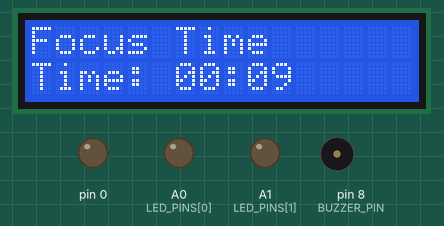
Recording of a sketch running on a simulated Arduino Uno, built with avr-gcc and run on an emulated ATmega328P. On the bench: 16×2 character LCD, output pins drawn as LEDs (lit = HIGH), buzzer (waves = sounding).

Above: at 0.1 s.
At 10.17 s:
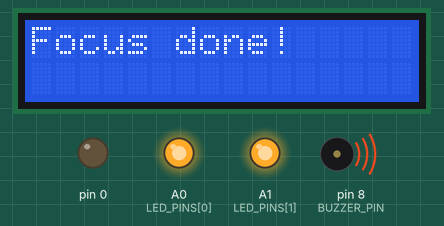
At 15.1 s:
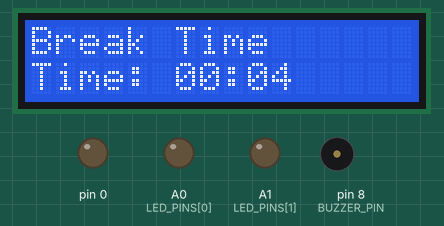
At 20.18 s:
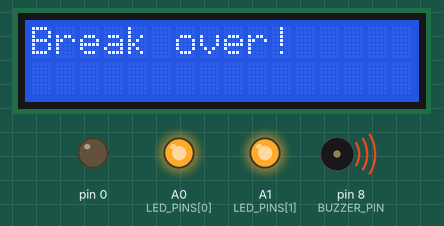
At 22.1 s:
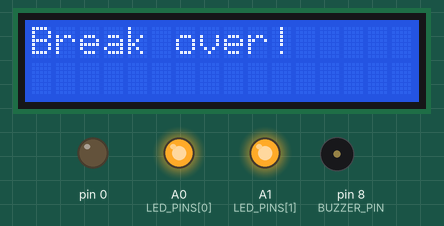
At 37.1 s:
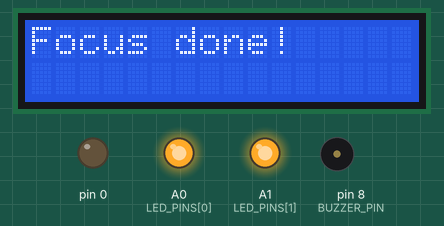
Timing chart, 0 to 38.6 s (numbered marks = the images above):
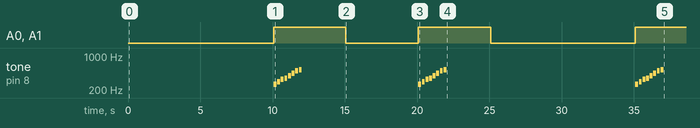

Measured:
- by itself, A0 (LED_PINS[0]), A1 (LED_PINS[1]): goes HIGH 5.0 s, LOW 5.0 s, HIGH 5.0 s, LOW 10.0 s, then HIGH
- by itself, tone on pin 8 (BUZZER_PIN): plays 262 Hz for 0.20 s, 294 Hz for 0.20 s, 330 Hz for 0.20 s, 349 Hz for 0.20 s, 392 Hz for 0.20 s, 440 Hz for 0.20 s … (24 notes in this stretch)
- what the display in image 2 shows lasts 1.0 s, from 15.1 s to 16.1 s

The sketch:

timer-with-LCD.ino
```cpp
#include <LiquidCrystal.h>

LiquidCrystal lcd(12, 11, 5, 4, 3, 2);

const int BUZZER_PIN = 8;            // Buzzer
const int LED_PINS[] = {A0, A1}; // 2 LEDs

bool running = true;     // Start automatically
bool finished = false;
bool onBreak = false;
unsigned long startTime = 0;

// Timers (for testing - change these for actual use)
const unsigned long FOCUS_TIME = 10000UL; // 10s focus (change to 1500000UL for 25 min)
const unsigned long BREAK_TIME = 5000UL;  // 5s break (change to 300000UL for 5 min)

void setup() {
  pinMode(BUZZER_PIN, OUTPUT);
  for (int i = 0; i < 2; i++) pinMode(LED_PINS[i], OUTPUT);

  lcd.begin(16, 2);
  lcd.clear();
  lcd.setCursor(0, 0);
  lcd.print("Focus starting...");
  startTime = millis();

  // Turn LEDs off initially
  for (int i = 0; i < 2; i++) analogWrite(LED_PINS[i], 0);
}

void loop() {
  if (running) {
    unsigned long currentElapsed = millis() - startTime;
    unsigned long totalTime = onBreak ? BREAK_TIME : FOCUS_TIME;
    long remaining = totalTime - currentElapsed;
    if (remaining < 0) remaining = 0;

    // Update LCD message
    lcd.setCursor(0, 0);
    if (onBreak) {
      lcd.print("Break Time      ");
    } else {
      lcd.print("Focus Time      ");
    }

    displayTime(remaining);

    // Timer finished
    if (remaining == 0 && !finished) {
      finished = true;
      running = false;

      // Turn all LEDs on
      for (int i = 0; i < 2; i++) analogWrite(LED_PINS[i], 255);

      // Show message
      lcd.clear();
      lcd.setCursor(0, 0);
      if (onBreak) lcd.print("Break over!");
      else lcd.print("Focus done!");

      // Play gentle wake-up melody
      wakeUpTone();

      delay(3000); // Show message for 3 seconds

      // Turn LEDs off
      for (int i = 0; i < 4; i++) analogWrite(LED_PINS[i], 0);

      // Prepare for next session
      onBreak = !onBreak;
      startTime = millis();
      running = true;
      finished = false;

      lcd.clear();
    }
  }
}

void displayTime(unsigned long ms) {
  unsigned long totalSeconds = ms / 1000;
  unsigned int minutes = totalSeconds / 60;
  unsigned int seconds = totalSeconds % 60;

  lcd.setCursor(0, 1);
  lcd.print("Time: ");
  if (minutes < 10) lcd.print('0');
  lcd.print(minutes);
  lcd.print(':');
  if (seconds < 10) lcd.print('0');
  lcd.print(seconds);
  lcd.print("   ");
}

// Wake-up melody function
void wakeUpTone() {
  int melody[] = {262, 294, 330, 349, 392, 440, 494, 523}; // C D E F G A B C
  int duration = 200; // 200ms per note
  for (int i = 0; i < 8; i++) {
    tone(BUZZER_PIN, melody[i], duration);
    delay(duration + 50);
  }
  noTone(BUZZER_PIN);
}
```

timer-without-LCD.ino
```cpp

```
